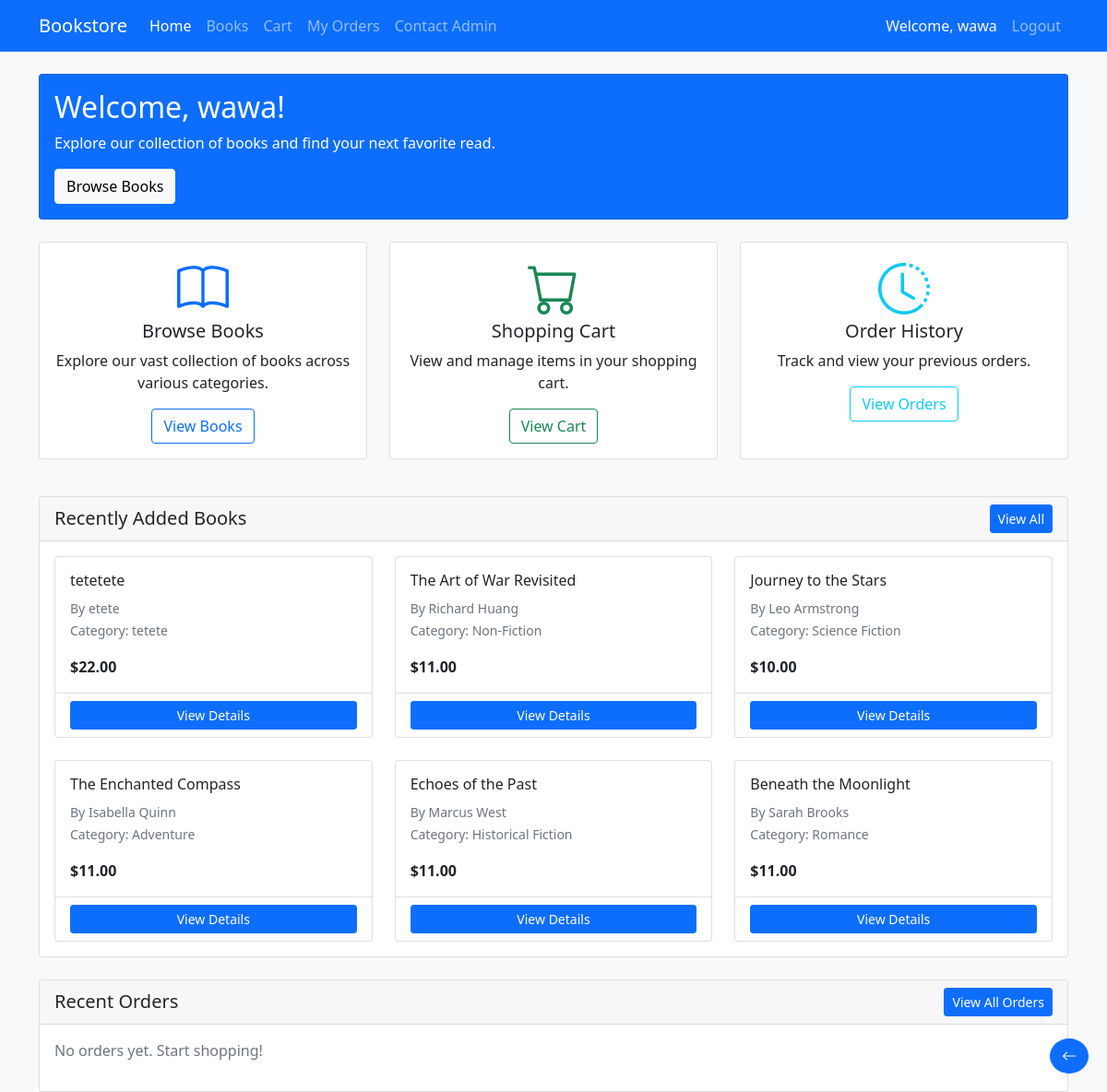
/user/dashboard.php (signed in), run on the app's committed database.
### tables this page shows
CREATE TABLE `books` (
  `book_id` int(11) NOT NULL,
  `category_id` int(11) DEFAULT NULL,
  `title` varchar(255) NOT NULL,
  `author` varchar(255) NOT NULL,
  `description` text DEFAULT NULL,
  `price` decimal(10,2) NOT NULL,
  `stock_quantity` int(11) DEFAULT 0,
  `date_added` timestamp NOT NULL DEFAULT current_timestamp()
);

CREATE TABLE `categories` (
  `category_id` int(11) NOT NULL,
  `category_name` varchar(255) NOT NULL,
  `date_created` timestamp NOT NULL DEFAULT current_timestamp()
);

### user/dashboard.php (the view, shortened to what this page needs)
<?php
require_once '../auth/config.php';
$recent_books = $conn->query("
    SELECT b.*, c.category_name
    FROM Books b
    JOIN Categories c ON b.category_id = c.category_id
    WHERE b.stock_quantity > 0
    ORDER BY b.date_added DESC
    LIMIT 6
");
$stmt = $conn->prepare("
    SELECT s.*, b.title, b.author, b.price
    FROM Sales s
    JOIN Books b ON s.book_id = b.book_id
    WHERE s.user_id = ?
    ORDER BY s.sale_date DESC
    LIMIT 5
");
$stmt->bind_param("i", $_SESSION['user_id']);
$stmt->execute();
$recent_orders = $stmt->get_result();
?>
<!DOCTYPE html>
<html lang="en">
<head>
    <link href="https://cdn.jsdelivr.net/npm/bootstrap@5.1.3/dist/css/bootstrap.min.css" rel="stylesheet">
    <link href="https://cdn.jsdelivr.net/npm/bootstrap-icons@1.7.2/font/bootstrap-icons.css" rel="stylesheet">
</head>
<body class="bg-light">
    <?php include 'user_navbar.php'; ?>
    <div class="container mt-4">
        <div class="row mb-4">
            <div class="col">
                <div class="card bg-primary text-white">
                    <div class="card-body">
                        <h2 class="card-title">Welcome, <?php echo htmlspecialchars($_SESSION['username']); ?>!</h2>
                        <p class="card-text">Explore our collection of books and find your next favorite read.</p>
                        <a href="books.php" class="btn btn-light">Browse Books</a>
                    </div>
                </div>
            </div>
        </div>
        <div class="row mb-4">
            <div class="col-md-4 mb-3">
                <div class="card feature-card h-100">
                    <div class="card-body text-center">
                        <i class="bi bi-book display-4 text-primary mb-3"></i>
                        <h5 class="card-title">Browse Books</h5>
                        <p class="card-text">Explore our vast collection of books across various categories.</p>
                        <a href="books.php" class="btn btn-outline-primary">View Books</a>
                    </div>
                </div>
            </div>
            <div class="col-md-4 mb-3">
                <div class="card feature-card h-100">
                    <div class="card-body text-center">
                        <i class="bi bi-cart display-4 text-success mb-3"></i>
                        <h5 class="card-title">Shopping Cart</h5>
                        <p class="card-text">View and manage items in your shopping cart.</p>
                        <a href="cart.php" class="btn btn-outline-success">View Cart</a>
                    </div>
                </div>
            </div>
            <div class="col-md-4 mb-3">
                <div class="card feature-card h-100">
                    <div class="card-body text-center">
                        <i class="bi bi-clock-history display-4 text-info mb-3"></i>
                        <h5 class="card-title">Order History</h5>
                        <p class="card-text">Track and view your previous orders.</p>
                        <a href="orders.php" class="btn btn-outline-info">View Orders</a>
                    </div>
                </div>
            </div>
        </div>
        <div class="card mb-4">
            <div class="card-header d-flex justify-content-between align-items-center">
                <h5 class="mb-0">Recently Added Books</h5>
                <a href="books.php" class="btn btn-sm btn-primary">View All</a>
            </div>
            <div class="card-body">
                <div class="row row-cols-1 row-cols-md-3 g-4">
                    <?php while ($book = $recent_books->fetch_assoc()): ?>
                    <div class="col">
                        <div class="card h-100">
                            <div class="card-body">
                                <h6 class="card-title"><?php echo htmlspecialchars($book['title']); ?></h6>
                                <p class="card-text">
                                    <small class="text-muted">By <?php echo htmlspecialchars($book['author']); ?></small><br>
                                    <small class="text-muted">Category: <?php echo htmlspecialchars($book['category_name']); ?></small>
                                </p>
                                <p class="card-text"><strong>$<?php echo number_format($book['price'], 2); ?></strong></p>
                            </div>
                            <div class="card-footer bg-transparent">
                                <a href="books.php" class="btn btn-sm btn-primary w-100">View Details</a>
                            </div>
                        </div>
                    </div>
                    <?php endwhile; ?>
                </div>
            </div>
        </div>
        <div class="card">
            <div class="card-header d-flex justify-content-between align-items-center">
                <h5 class="mb-0">Recent Orders</h5>
                <a href="orders.php" class="btn btn-sm btn-primary">View All Orders</a>
            </div>
            <div class="card-body">
                <?php if ($recent_orders->num_rows == 0): ?>
                    <p class="text-muted">No orders yet. Start shopping!</p>
                <?php endif; ?>
            </div>
        </div>
        <a href="javascript:history.back()" class="btn btn-primary rounded-circle back-button">
            <i class="bi bi-arrow-left"></i>
        </a>
    </div>
</body>
</html>

### user/dashboard.php (style rules this page uses)
.feature-card { transition: transform 0.2s; }
.back-button { position: fixed; bottom: 20px; right: 20px; z-index: 1000; }

### data on the page
books: title "tetetete", author "etete", category.category_name "tetete", price "22.00"
books: title "The Art of War Revisited", author "Richard Huang", category.category_name "Non-Fiction", price "11.00"
books: title "Journey to the Stars", author "Leo Armstrong", category.category_name "Science Fiction", price "10.00"
books: title "The Enchanted Compass", author "Isabella Quinn", category.category_name "Adventure", price "11.00"
books: title "Echoes of the Past", author "Marcus West", category.category_name "Historical Fiction", price "11.00"
books: title "Beneath the Moonlight", author "Sarah Brooks", category.category_name "Romance", price "11.00"

### other printed values
$_SESSION['username'] "wawa"
